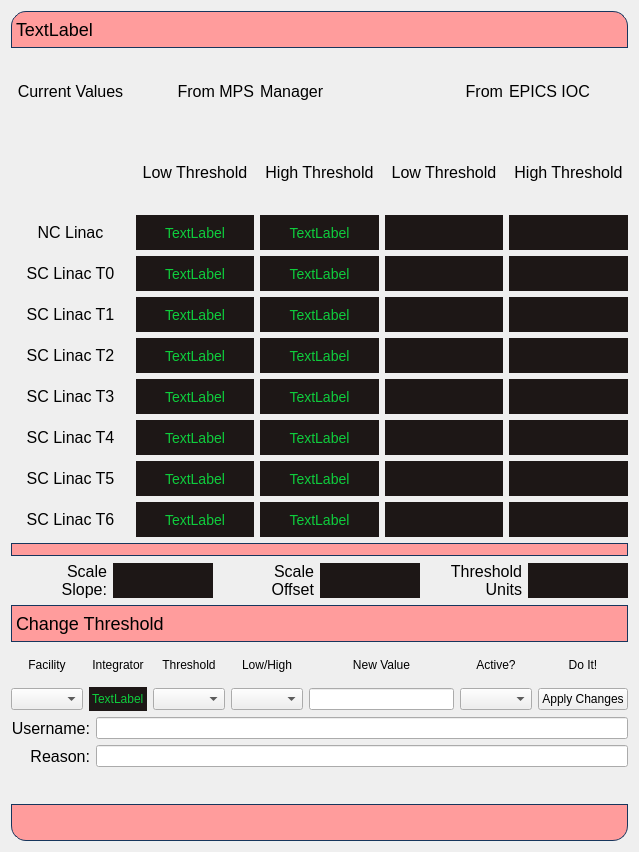
<?xml version="1.0" encoding="UTF-8"?>
<ui version="4.0">
 <class>Form</class>
 <widget class="QWidget" name="Form">
  <property name="geometry">
   <rect>
    <x>0</x>
    <y>0</y>
    <width>639</width>
    <height>852</height>
   </rect>
  </property>
  <property name="windowTitle">
   <string>Form</string>
  </property>
  <layout class="QGridLayout" name="gridLayout_2">
   <item row="0" column="0">
    <widget class="QLabel" name="DeviceName">
     <property name="styleSheet">
      <string notr="true">QLabel {
    qproperty-alignment: AlignCenter;
    border: 1px solid #FF17365D;
    border-top-left-radius: 15px;
    border-top-right-radius: 15px;
    background-color: #FF9C9C;
    padding: 5px 0px;
    color: rgb(0, 0, 0);
    max-height: 25px;
    font-size: 18px;
}</string>
     </property>
     <property name="text">
      <string>TextLabel</string>
     </property>
    </widget>
   </item>
   <item row="7" column="0">
    <layout class="QGridLayout" name="gridLayout_4">
     <item row="0" column="0">
      <widget class="QLabel" name="label_13">
       <property name="font">
        <font>
         <pointsize>12</pointsize>
        </font>
       </property>
       <property name="text">
        <string>Username:</string>
       </property>
       <property name="alignment">
        <set>Qt::AlignRight|Qt::AlignTrailing|Qt::AlignVCenter</set>
       </property>
      </widget>
     </item>
     <item row="0" column="1">
      <widget class="QLineEdit" name="ch_name"/>
     </item>
     <item row="1" column="0">
      <widget class="QLabel" name="label_21">
       <property name="font">
        <font>
         <pointsize>12</pointsize>
        </font>
       </property>
       <property name="text">
        <string>Reason:</string>
       </property>
       <property name="alignment">
        <set>Qt::AlignRight|Qt::AlignTrailing|Qt::AlignVCenter</set>
       </property>
      </widget>
     </item>
     <item row="1" column="1">
      <widget class="QLineEdit" name="ch_reason"/>
     </item>
    </layout>
   </item>
   <item row="9" column="0">
    <widget class="QLabel" name="label_22">
     <property name="styleSheet">
      <string notr="true">QLabel {
    qproperty-alignment: AlignCenter;
    border: 1px solid #FF17365D;
    border-bottom-left-radius: 15px;
    border-bottom-right-radius: 15px;
    background-color: #FF9C9C;
    padding: 5px 0px;
    color: rgb(0, 0, 0);
    max-height: 25px;
    font-size: 18px;
}</string>
     </property>
     <property name="text">
      <string/>
     </property>
    </widget>
   </item>
   <item row="6" column="0">
    <layout class="QGridLayout" name="gridLayout_3">
     <item row="1" column="1">
      <widget class="QLabel" name="ch_int">
       <property name="styleSheet">
        <string notr="true">QLabel {
    qproperty-alignment: AlignCenter;
    background-color: #1D1716;
    padding: 5px 0px;
    color:#0ECD3C;
    max-height: 25px;
    font-size: 12px;
}</string>
       </property>
       <property name="text">
        <string>TextLabel</string>
       </property>
      </widget>
     </item>
     <item row="1" column="5">
      <widget class="QComboBox" name="ch_active"/>
     </item>
     <item row="1" column="2">
      <widget class="QComboBox" name="ch_thresh"/>
     </item>
     <item row="1" column="6">
      <widget class="QPushButton" name="ch_doit">
       <property name="text">
        <string>Apply Changes</string>
       </property>
      </widget>
     </item>
     <item row="0" column="0">
      <widget class="QLabel" name="label_14">
       <property name="styleSheet">
        <string notr="true">QLabel {
    qproperty-alignment: AlignCenter;
    padding: 5px 0px;
    max-height: 25px;
    font-size: 12px;
}</string>
       </property>
       <property name="text">
        <string>Facility</string>
       </property>
       <property name="alignment">
        <set>Qt::AlignCenter</set>
       </property>
      </widget>
     </item>
     <item row="0" column="1">
      <widget class="QLabel" name="label_15">
       <property name="styleSheet">
        <string notr="true">QLabel {
    qproperty-alignment: AlignCenter;
    padding: 5px 0px;
    max-height: 25px;
    font-size: 12px;
}</string>
       </property>
       <property name="text">
        <string>Integrator</string>
       </property>
       <property name="alignment">
        <set>Qt::AlignCenter</set>
       </property>
      </widget>
     </item>
     <item row="1" column="4">
      <widget class="QLineEdit" name="ch_newValue"/>
     </item>
     <item row="1" column="3">
      <widget class="QComboBox" name="ch_lohi"/>
     </item>
     <item row="1" column="0">
      <widget class="QComboBox" name="ch_accl">
       <property name="editable">
        <bool>false</bool>
       </property>
      </widget>
     </item>
     <item row="0" column="2">
      <widget class="QLabel" name="label_16">
       <property name="styleSheet">
        <string notr="true">QLabel {
    qproperty-alignment: AlignCenter;
    padding: 5px 0px;
    max-height: 25px;
    font-size: 12px;
}</string>
       </property>
       <property name="text">
        <string>Threshold</string>
       </property>
       <property name="alignment">
        <set>Qt::AlignCenter</set>
       </property>
      </widget>
     </item>
     <item row="0" column="3">
      <widget class="QLabel" name="label_17">
       <property name="styleSheet">
        <string notr="true">QLabel {
    qproperty-alignment: AlignCenter;
    padding: 5px 0px;
    max-height: 25px;
    font-size: 12px;
}</string>
       </property>
       <property name="text">
        <string>Low/High</string>
       </property>
       <property name="alignment">
        <set>Qt::AlignCenter</set>
       </property>
      </widget>
     </item>
     <item row="0" column="4">
      <widget class="QLabel" name="label_18">
       <property name="styleSheet">
        <string notr="true">QLabel {
    qproperty-alignment: AlignCenter;
    padding: 5px 0px;
    max-height: 25px;
    font-size: 12px;
}</string>
       </property>
       <property name="text">
        <string>New Value</string>
       </property>
       <property name="alignment">
        <set>Qt::AlignCenter</set>
       </property>
      </widget>
     </item>
     <item row="0" column="5">
      <widget class="QLabel" name="label_19">
       <property name="styleSheet">
        <string notr="true">QLabel {
    qproperty-alignment: AlignCenter;
    padding: 5px 0px;
    max-height: 25px;
    font-size: 12px;
}</string>
       </property>
       <property name="text">
        <string>Active?</string>
       </property>
       <property name="alignment">
        <set>Qt::AlignCenter</set>
       </property>
      </widget>
     </item>
     <item row="0" column="6">
      <widget class="QLabel" name="label_20">
       <property name="styleSheet">
        <string notr="true">QLabel {
    qproperty-alignment: AlignCenter;
    padding: 5px 0px;
    max-height: 25px;
    font-size: 12px;
}</string>
       </property>
       <property name="text">
        <string>Do It!</string>
       </property>
       <property name="alignment">
        <set>Qt::AlignCenter</set>
       </property>
      </widget>
     </item>
    </layout>
   </item>
   <item row="5" column="0">
    <widget class="QLabel" name="label_12">
     <property name="styleSheet">
      <string notr="true">QLabel {
    qproperty-alignment: AlignCenter;
    border: 1px solid #FF17365D;
    background-color: #FF9C9C;
    padding: 5px 0px;
    color: rgb(0, 0, 0);
    max-height: 25px;
    font-size: 18px;
}</string>
     </property>
     <property name="text">
      <string>Change Threshold</string>
     </property>
    </widget>
   </item>
   <item row="8" column="0">
    <widget class="QLabel" name="output_text">
     <property name="maximumSize">
      <size>
       <width>16777215</width>
       <height>25</height>
      </size>
     </property>
     <property name="font">
      <font>
       <pointsize>12</pointsize>
      </font>
     </property>
     <property name="text">
      <string/>
     </property>
     <property name="alignment">
      <set>Qt::AlignCenter</set>
     </property>
    </widget>
   </item>
   <item row="2" column="0">
    <layout class="QGridLayout" name="gridLayout">
     <item row="2" column="1">
      <widget class="QLabel" name="label_23">
       <property name="font">
        <font>
         <pointsize>12</pointsize>
        </font>
       </property>
       <property name="text">
        <string>Low Threshold</string>
       </property>
       <property name="alignment">
        <set>Qt::AlignCenter</set>
       </property>
      </widget>
     </item>
     <item row="1" column="0">
      <widget class="QLabel" name="label">
       <property name="font">
        <font>
         <pointsize>12</pointsize>
        </font>
       </property>
       <property name="text">
        <string>Current Values</string>
       </property>
       <property name="alignment">
        <set>Qt::AlignCenter</set>
       </property>
      </widget>
     </item>
     <item row="4" column="0">
      <widget class="QLabel" name="label_3">
       <property name="font">
        <font>
         <pointsize>12</pointsize>
        </font>
       </property>
       <property name="text">
        <string>SC Linac T0</string>
       </property>
       <property name="alignment">
        <set>Qt::AlignCenter</set>
       </property>
      </widget>
     </item>
     <item row="3" column="1">
      <widget class="QLabel" name="lc1Lo">
       <property name="font">
        <font>
         <pointsize>-1</pointsize>
        </font>
       </property>
       <property name="styleSheet">
        <string notr="true">QLabel {
    qproperty-alignment: AlignCenter;
    background-color: #1D1716;
    padding: 5px 0px;
    color:#0ECD3C;
    max-height: 25px;
    font-size: 14px;
}</string>
       </property>
       <property name="text">
        <string>TextLabel</string>
       </property>
       <property name="alignment">
        <set>Qt::AlignCenter</set>
       </property>
      </widget>
     </item>
     <item row="3" column="0">
      <widget class="QLabel" name="label_2">
       <property name="font">
        <font>
         <pointsize>12</pointsize>
        </font>
       </property>
       <property name="text">
        <string>NC Linac</string>
       </property>
       <property name="alignment">
        <set>Qt::AlignCenter</set>
       </property>
      </widget>
     </item>
     <item row="6" column="0">
      <widget class="QLabel" name="label_5">
       <property name="font">
        <font>
         <pointsize>12</pointsize>
        </font>
       </property>
       <property name="text">
        <string>SC Linac T2</string>
       </property>
       <property name="alignment">
        <set>Qt::AlignCenter</set>
       </property>
      </widget>
     </item>
     <item row="8" column="0">
      <widget class="QLabel" name="label_7">
       <property name="font">
        <font>
         <pointsize>12</pointsize>
        </font>
       </property>
       <property name="text">
        <string>SC Linac T4</string>
       </property>
       <property name="alignment">
        <set>Qt::AlignCenter</set>
       </property>
      </widget>
     </item>
     <item row="7" column="0">
      <widget class="QLabel" name="label_6">
       <property name="font">
        <font>
         <pointsize>12</pointsize>
        </font>
       </property>
       <property name="text">
        <string>SC Linac T3</string>
       </property>
       <property name="alignment">
        <set>Qt::AlignCenter</set>
       </property>
      </widget>
     </item>
     <item row="9" column="0">
      <widget class="QLabel" name="label_8">
       <property name="font">
        <font>
         <pointsize>12</pointsize>
        </font>
       </property>
       <property name="text">
        <string>SC Linac T5</string>
       </property>
       <property name="alignment">
        <set>Qt::AlignCenter</set>
       </property>
      </widget>
     </item>
     <item row="10" column="0">
      <widget class="QLabel" name="label_9">
       <property name="font">
        <font>
         <pointsize>12</pointsize>
        </font>
       </property>
       <property name="text">
        <string>SC Linac T6</string>
       </property>
       <property name="alignment">
        <set>Qt::AlignCenter</set>
       </property>
      </widget>
     </item>
     <item row="3" column="2">
      <widget class="QLabel" name="lc1Hi">
       <property name="font">
        <font>
         <pointsize>-1</pointsize>
        </font>
       </property>
       <property name="styleSheet">
        <string notr="true">QLabel {
    qproperty-alignment: AlignCenter;
    background-color: #1D1716;
    padding: 5px 0px;
    color:#0ECD3C;
    max-height: 25px;
    font-size: 14px;
}</string>
       </property>
       <property name="text">
        <string>TextLabel</string>
       </property>
       <property name="alignment">
        <set>Qt::AlignCenter</set>
       </property>
      </widget>
     </item>
     <item row="4" column="1">
      <widget class="QLabel" name="lc2_t0_lo">
       <property name="font">
        <font>
         <pointsize>-1</pointsize>
        </font>
       </property>
       <property name="styleSheet">
        <string notr="true">QLabel {
    qproperty-alignment: AlignCenter;
    background-color: #1D1716;
    padding: 5px 0px;
    color:#0ECD3C;
    max-height: 25px;
    font-size: 14px;
}</string>
       </property>
       <property name="text">
        <string>TextLabel</string>
       </property>
       <property name="alignment">
        <set>Qt::AlignCenter</set>
       </property>
      </widget>
     </item>
     <item row="5" column="1">
      <widget class="QLabel" name="lc2_t1_lo">
       <property name="font">
        <font>
         <pointsize>-1</pointsize>
        </font>
       </property>
       <property name="styleSheet">
        <string notr="true">QLabel {
    qproperty-alignment: AlignCenter;
    background-color: #1D1716;
    padding: 5px 0px;
    color:#0ECD3C;
    max-height: 25px;
    font-size: 14px;
}</string>
       </property>
       <property name="text">
        <string>TextLabel</string>
       </property>
       <property name="alignment">
        <set>Qt::AlignCenter</set>
       </property>
      </widget>
     </item>
     <item row="6" column="1">
      <widget class="QLabel" name="lc2_t2_lo">
       <property name="font">
        <font>
         <pointsize>-1</pointsize>
        </font>
       </property>
       <property name="styleSheet">
        <string notr="true">QLabel {
    qproperty-alignment: AlignCenter;
    background-color: #1D1716;
    padding: 5px 0px;
    color:#0ECD3C;
    max-height: 25px;
    font-size: 14px;
}</string>
       </property>
       <property name="text">
        <string>TextLabel</string>
       </property>
       <property name="alignment">
        <set>Qt::AlignCenter</set>
       </property>
      </widget>
     </item>
     <item row="7" column="1">
      <widget class="QLabel" name="lc2_t3_lo">
       <property name="font">
        <font>
         <pointsize>-1</pointsize>
        </font>
       </property>
       <property name="styleSheet">
        <string notr="true">QLabel {
    qproperty-alignment: AlignCenter;
    background-color: #1D1716;
    padding: 5px 0px;
    color:#0ECD3C;
    max-height: 25px;
    font-size: 14px;
}</string>
       </property>
       <property name="text">
        <string>TextLabel</string>
       </property>
       <property name="alignment">
        <set>Qt::AlignCenter</set>
       </property>
      </widget>
     </item>
     <item row="8" column="1">
      <widget class="QLabel" name="lc2_t4_lo">
       <property name="font">
        <font>
         <pointsize>-1</pointsize>
        </font>
       </property>
       <property name="styleSheet">
        <string notr="true">QLabel {
    qproperty-alignment: AlignCenter;
    background-color: #1D1716;
    padding: 5px 0px;
    color:#0ECD3C;
    max-height: 25px;
    font-size: 14px;
}</string>
       </property>
       <property name="text">
        <string>TextLabel</string>
       </property>
       <property name="alignment">
        <set>Qt::AlignCenter</set>
       </property>
      </widget>
     </item>
     <item row="9" column="1">
      <widget class="QLabel" name="lc2_t5_lo">
       <property name="font">
        <font>
         <pointsize>-1</pointsize>
        </font>
       </property>
       <property name="styleSheet">
        <string notr="true">QLabel {
    qproperty-alignment: AlignCenter;
    background-color: #1D1716;
    padding: 5px 0px;
    color:#0ECD3C;
    max-height: 25px;
    font-size: 14px;
}</string>
       </property>
       <property name="text">
        <string>TextLabel</string>
       </property>
       <property name="alignment">
        <set>Qt::AlignCenter</set>
       </property>
      </widget>
     </item>
     <item row="10" column="1">
      <widget class="QLabel" name="lc2_t6_lo">
       <property name="font">
        <font>
         <pointsize>-1</pointsize>
        </font>
       </property>
       <property name="styleSheet">
        <string notr="true">QLabel {
    qproperty-alignment: AlignCenter;
    background-color: #1D1716;
    padding: 5px 0px;
    color:#0ECD3C;
    max-height: 25px;
    font-size: 14px;
}</string>
       </property>
       <property name="text">
        <string>TextLabel</string>
       </property>
       <property name="alignment">
        <set>Qt::AlignCenter</set>
       </property>
      </widget>
     </item>
     <item row="4" column="2">
      <widget class="QLabel" name="lc2_t0_hi">
       <property name="font">
        <font>
         <pointsize>-1</pointsize>
        </font>
       </property>
       <property name="styleSheet">
        <string notr="true">QLabel {
    qproperty-alignment: AlignCenter;
    background-color: #1D1716;
    padding: 5px 0px;
    color:#0ECD3C;
    max-height: 25px;
    font-size: 14px;
}</string>
       </property>
       <property name="text">
        <string>TextLabel</string>
       </property>
       <property name="alignment">
        <set>Qt::AlignCenter</set>
       </property>
      </widget>
     </item>
     <item row="5" column="2">
      <widget class="QLabel" name="lc2_t1_hi">
       <property name="font">
        <font>
         <pointsize>-1</pointsize>
        </font>
       </property>
       <property name="styleSheet">
        <string notr="true">QLabel {
    qproperty-alignment: AlignCenter;
    background-color: #1D1716;
    padding: 5px 0px;
    color:#0ECD3C;
    max-height: 25px;
    font-size: 14px;
}</string>
       </property>
       <property name="text">
        <string>TextLabel</string>
       </property>
       <property name="alignment">
        <set>Qt::AlignCenter</set>
       </property>
      </widget>
     </item>
     <item row="6" column="2">
      <widget class="QLabel" name="lc2_t2_hi">
       <property name="font">
        <font>
         <pointsize>-1</pointsize>
        </font>
       </property>
       <property name="styleSheet">
        <string notr="true">QLabel {
    qproperty-alignment: AlignCenter;
    background-color: #1D1716;
    padding: 5px 0px;
    color:#0ECD3C;
    max-height: 25px;
    font-size: 14px;
}</string>
       </property>
       <property name="text">
        <string>TextLabel</string>
       </property>
       <property name="alignment">
        <set>Qt::AlignCenter</set>
       </property>
      </widget>
     </item>
     <item row="5" column="0">
      <widget class="QLabel" name="label_4">
       <property name="font">
        <font>
         <pointsize>12</pointsize>
        </font>
       </property>
       <property name="text">
        <string>SC Linac T1</string>
       </property>
       <property name="alignment">
        <set>Qt::AlignCenter</set>
       </property>
      </widget>
     </item>
     <item row="2" column="2">
      <widget class="QLabel" name="label_24">
       <property name="font">
        <font>
         <pointsize>12</pointsize>
        </font>
       </property>
       <property name="text">
        <string>High Threshold</string>
       </property>
       <property name="alignment">
        <set>Qt::AlignCenter</set>
       </property>
      </widget>
     </item>
     <item row="2" column="3">
      <widget class="QLabel" name="label_25">
       <property name="font">
        <font>
         <pointsize>12</pointsize>
        </font>
       </property>
       <property name="text">
        <string>Low Threshold</string>
       </property>
       <property name="alignment">
        <set>Qt::AlignCenter</set>
       </property>
      </widget>
     </item>
     <item row="7" column="2">
      <widget class="QLabel" name="lc2_t3_hi">
       <property name="font">
        <font>
         <pointsize>-1</pointsize>
        </font>
       </property>
       <property name="styleSheet">
        <string notr="true">QLabel {
    qproperty-alignment: AlignCenter;
    background-color: #1D1716;
    padding: 5px 0px;
    color:#0ECD3C;
    max-height: 25px;
    font-size: 14px;
}</string>
       </property>
       <property name="text">
        <string>TextLabel</string>
       </property>
       <property name="alignment">
        <set>Qt::AlignCenter</set>
       </property>
      </widget>
     </item>
     <item row="8" column="2">
      <widget class="QLabel" name="lc2_t4_hi">
       <property name="font">
        <font>
         <pointsize>-1</pointsize>
        </font>
       </property>
       <property name="styleSheet">
        <string notr="true">QLabel {
    qproperty-alignment: AlignCenter;
    background-color: #1D1716;
    padding: 5px 0px;
    color:#0ECD3C;
    max-height: 25px;
    font-size: 14px;
}</string>
       </property>
       <property name="text">
        <string>TextLabel</string>
       </property>
       <property name="alignment">
        <set>Qt::AlignCenter</set>
       </property>
      </widget>
     </item>
     <item row="9" column="2">
      <widget class="QLabel" name="lc2_t5_hi">
       <property name="font">
        <font>
         <pointsize>-1</pointsize>
        </font>
       </property>
       <property name="styleSheet">
        <string notr="true">QLabel {
    qproperty-alignment: AlignCenter;
    background-color: #1D1716;
    padding: 5px 0px;
    color:#0ECD3C;
    max-height: 25px;
    font-size: 14px;
}</string>
       </property>
       <property name="text">
        <string>TextLabel</string>
       </property>
       <property name="alignment">
        <set>Qt::AlignCenter</set>
       </property>
      </widget>
     </item>
     <item row="10" column="2">
      <widget class="QLabel" name="lc2_t6_hi">
       <property name="font">
        <font>
         <pointsize>-1</pointsize>
        </font>
       </property>
       <property name="styleSheet">
        <string notr="true">QLabel {
    qproperty-alignment: AlignCenter;
    background-color: #1D1716;
    padding: 5px 0px;
    color:#0ECD3C;
    max-height: 25px;
    font-size: 14px;
}</string>
       </property>
       <property name="text">
        <string>TextLabel</string>
       </property>
       <property name="alignment">
        <set>Qt::AlignCenter</set>
       </property>
      </widget>
     </item>
     <item row="2" column="4">
      <widget class="QLabel" name="label_26">
       <property name="font">
        <font>
         <pointsize>12</pointsize>
        </font>
       </property>
       <property name="text">
        <string>High Threshold</string>
       </property>
       <property name="alignment">
        <set>Qt::AlignCenter</set>
       </property>
      </widget>
     </item>
     <item row="1" column="1">
      <widget class="QLabel" name="label_10">
       <property name="font">
        <font>
         <pointsize>12</pointsize>
        </font>
       </property>
       <property name="text">
        <string>From MPS</string>
       </property>
       <property name="alignment">
        <set>Qt::AlignRight|Qt::AlignTrailing|Qt::AlignVCenter</set>
       </property>
      </widget>
     </item>
     <item row="1" column="2">
      <widget class="QLabel" name="label_11">
       <property name="font">
        <font>
         <pointsize>12</pointsize>
        </font>
       </property>
       <property name="text">
        <string>Manager</string>
       </property>
      </widget>
     </item>
     <item row="1" column="3">
      <widget class="QLabel" name="label_27">
       <property name="font">
        <font>
         <pointsize>12</pointsize>
        </font>
       </property>
       <property name="text">
        <string>From</string>
       </property>
       <property name="alignment">
        <set>Qt::AlignRight|Qt::AlignTrailing|Qt::AlignVCenter</set>
       </property>
      </widget>
     </item>
     <item row="1" column="4">
      <widget class="QLabel" name="label_28">
       <property name="font">
        <font>
         <pointsize>12</pointsize>
        </font>
       </property>
       <property name="text">
        <string>EPICS IOC</string>
       </property>
      </widget>
     </item>
     <item row="3" column="3">
      <widget class="PyDMLabel" name="PyDMLabel">
       <property name="toolTip">
        <string/>
       </property>
       <property name="styleSheet">
        <string notr="true">QLabel {
    qproperty-alignment: AlignCenter;
    background-color: #1D1716;
    padding: 5px 0px;
    color:#0ECD3C;
    max-height: 25px;
    font-size: 14px;
}</string>
       </property>
       <property name="text">
        <string/>
       </property>
       <property name="alignment">
        <set>Qt::AlignCenter</set>
       </property>
       <property name="rules" stdset="0">
        <string>[{&quot;channels&quot;: [{&quot;trigger&quot;: true, &quot;channel&quot;: &quot;ca://${P}:I${INT}_T0_LC1_L_EN_RBV&quot;}, {&quot;trigger&quot;: true, &quot;channel&quot;: &quot;ca://${P}:I${INT}_T0_LC1_L_RBV&quot;}], &quot;property&quot;: &quot;Text&quot;, &quot;expression&quot;: &quot;str(ch[1]) if ch[0]==1 else \&quot;Disabled\&quot;&quot;, &quot;name&quot;: &quot;Display Text&quot;}]</string>
       </property>
       <property name="precision" stdset="0">
        <number>0</number>
       </property>
       <property name="showUnits" stdset="0">
        <bool>true</bool>
       </property>
       <property name="precisionFromPV" stdset="0">
        <bool>true</bool>
       </property>
       <property name="channel" stdset="0">
        <string>ca://${P}:I${INT}_T0_LC1_L_RBV</string>
       </property>
      </widget>
     </item>
     <item row="3" column="4">
      <widget class="PyDMLabel" name="PyDMLabel_3">
       <property name="toolTip">
        <string/>
       </property>
       <property name="styleSheet">
        <string notr="true">QLabel {
    qproperty-alignment: AlignCenter;
    background-color: #1D1716;
    padding: 5px 0px;
    color:#0ECD3C;
    max-height: 25px;
    font-size: 14px;
}</string>
       </property>
       <property name="text">
        <string/>
       </property>
       <property name="rules" stdset="0">
        <string>[{&quot;channels&quot;: [{&quot;trigger&quot;: true, &quot;channel&quot;: &quot;ca://${P}:I${INT}_T0_LC1_H_EN_RBV\n\n&quot;}, {&quot;trigger&quot;: true, &quot;channel&quot;: &quot;ca://${P}:I${INT}_T0_LC1_H_RBV\n\n&quot;}], &quot;property&quot;: &quot;Text&quot;, &quot;expression&quot;: &quot;str(ch[1]) if ch[0]==1 else \&quot;Disabled\&quot;&quot;, &quot;name&quot;: &quot;New Rule&quot;}]</string>
       </property>
       <property name="channel" stdset="0">
        <string>ca://${P}:I${INT}_T0_LC1_H_RBV</string>
       </property>
      </widget>
     </item>
     <item row="4" column="3">
      <widget class="PyDMLabel" name="PyDMLabel_4">
       <property name="toolTip">
        <string/>
       </property>
       <property name="styleSheet">
        <string notr="true">QLabel {
    qproperty-alignment: AlignCenter;
    background-color: #1D1716;
    padding: 5px 0px;
    color:#0ECD3C;
    max-height: 25px;
    font-size: 14px;
}</string>
       </property>
       <property name="text">
        <string/>
       </property>
       <property name="rules" stdset="0">
        <string>[{&quot;channels&quot;: [{&quot;trigger&quot;: true, &quot;channel&quot;: &quot;ca://${P}:I${INT}_T0_L_EN_RBV\n\n&quot;}, {&quot;trigger&quot;: true, &quot;channel&quot;: &quot;ca://${P}:I${INT}_T0_L_RBV &quot;}], &quot;property&quot;: &quot;Text&quot;, &quot;expression&quot;: &quot;str(ch[1]) if ch[0]==1 else \&quot;Disabled\&quot;&quot;, &quot;name&quot;: &quot;New Rule&quot;}]</string>
       </property>
      </widget>
     </item>
     <item row="4" column="4">
      <widget class="PyDMLabel" name="PyDMLabel_5">
       <property name="toolTip">
        <string/>
       </property>
       <property name="styleSheet">
        <string notr="true">QLabel {
    qproperty-alignment: AlignCenter;
    background-color: #1D1716;
    padding: 5px 0px;
    color:#0ECD3C;
    max-height: 25px;
    font-size: 14px;
}</string>
       </property>
       <property name="text">
        <string/>
       </property>
       <property name="rules" stdset="0">
        <string>[{&quot;channels&quot;: [{&quot;trigger&quot;: true, &quot;channel&quot;: &quot;ca://${P}:I${INT}_T0_H_EN_RBV&quot;}, {&quot;trigger&quot;: false, &quot;channel&quot;: &quot;ca://${P}:I${INT}_T0_H_RBV&quot;}], &quot;property&quot;: &quot;Text&quot;, &quot;expression&quot;: &quot;str(ch[1]) if ch[0]==1 else \&quot;Disabled\&quot;&quot;, &quot;name&quot;: &quot;New Rule&quot;}]</string>
       </property>
      </widget>
     </item>
     <item row="5" column="3">
      <widget class="PyDMLabel" name="PyDMLabel_6">
       <property name="toolTip">
        <string/>
       </property>
       <property name="styleSheet">
        <string notr="true">QLabel {
    qproperty-alignment: AlignCenter;
    background-color: #1D1716;
    padding: 5px 0px;
    color:#0ECD3C;
    max-height: 25px;
    font-size: 14px;
}</string>
       </property>
       <property name="text">
        <string/>
       </property>
       <property name="rules" stdset="0">
        <string>[{&quot;channels&quot;: [{&quot;trigger&quot;: true, &quot;channel&quot;: &quot;ca://${P}:I${INT}_T1_L_EN_RBV&quot;}, {&quot;trigger&quot;: true, &quot;channel&quot;: &quot;ca://${P}:I${INT}_T1_L_RBV&quot;}], &quot;property&quot;: &quot;Text&quot;, &quot;expression&quot;: &quot;str(ch[1]) if ch[0]==1 else \&quot;Disabled\&quot;&quot;, &quot;name&quot;: &quot;New Rule&quot;}]</string>
       </property>
      </widget>
     </item>
     <item row="5" column="4">
      <widget class="PyDMLabel" name="PyDMLabel_7">
       <property name="toolTip">
        <string/>
       </property>
       <property name="styleSheet">
        <string notr="true">QLabel {
    qproperty-alignment: AlignCenter;
    background-color: #1D1716;
    padding: 5px 0px;
    color:#0ECD3C;
    max-height: 25px;
    font-size: 14px;
}</string>
       </property>
       <property name="text">
        <string/>
       </property>
       <property name="rules" stdset="0">
        <string>[{&quot;channels&quot;: [{&quot;trigger&quot;: true, &quot;channel&quot;: &quot;ca://${P}:I${INT}_T1_H_EN_RBV&quot;}, {&quot;trigger&quot;: false, &quot;channel&quot;: &quot;ca://${P}:I${INT}_T1_H_RBV&quot;}], &quot;property&quot;: &quot;Text&quot;, &quot;expression&quot;: &quot;str(ch[1]) if ch[0]==1 else \&quot;Disabled\&quot;&quot;, &quot;name&quot;: &quot;New Rule&quot;}]</string>
       </property>
      </widget>
     </item>
     <item row="6" column="3">
      <widget class="PyDMLabel" name="PyDMLabel_8">
       <property name="toolTip">
        <string/>
       </property>
       <property name="styleSheet">
        <string notr="true">QLabel {
    qproperty-alignment: AlignCenter;
    background-color: #1D1716;
    padding: 5px 0px;
    color:#0ECD3C;
    max-height: 25px;
    font-size: 14px;
}</string>
       </property>
       <property name="text">
        <string/>
       </property>
       <property name="rules" stdset="0">
        <string>[{&quot;channels&quot;: [{&quot;trigger&quot;: true, &quot;channel&quot;: &quot;ca://${P}:I${INT}_T2_L_EN_RBV&quot;}, {&quot;trigger&quot;: true, &quot;channel&quot;: &quot;ca://${P}:I${INT}_T2_L_RBV&quot;}], &quot;property&quot;: &quot;Text&quot;, &quot;expression&quot;: &quot;str(ch[1]) if ch[0]==1 else \&quot;Disabled\&quot;&quot;, &quot;name&quot;: &quot;New Rule&quot;}]</string>
       </property>
      </widget>
     </item>
     <item row="6" column="4">
      <widget class="PyDMLabel" name="PyDMLabel_9">
       <property name="toolTip">
        <string/>
       </property>
       <property name="styleSheet">
        <string notr="true">QLabel {
    qproperty-alignment: AlignCenter;
    background-color: #1D1716;
    padding: 5px 0px;
    color:#0ECD3C;
    max-height: 25px;
    font-size: 14px;
}</string>
       </property>
       <property name="text">
        <string/>
       </property>
       <property name="rules" stdset="0">
        <string>[{&quot;channels&quot;: [{&quot;trigger&quot;: true, &quot;channel&quot;: &quot;ca://${P}:I${INT}_T2_H_EN_RBV&quot;}, {&quot;trigger&quot;: true, &quot;channel&quot;: &quot;ca://${P}:I${INT}_T2_H_RBV&quot;}], &quot;property&quot;: &quot;Text&quot;, &quot;expression&quot;: &quot;str(ch[1]) if ch[0]==1 else \&quot;Disabled\&quot;&quot;, &quot;name&quot;: &quot;New Rule&quot;}]</string>
       </property>
      </widget>
     </item>
     <item row="7" column="3">
      <widget class="PyDMLabel" name="PyDMLabel_10">
       <property name="toolTip">
        <string/>
       </property>
       <property name="styleSheet">
        <string notr="true">QLabel {
    qproperty-alignment: AlignCenter;
    background-color: #1D1716;
    padding: 5px 0px;
    color:#0ECD3C;
    max-height: 25px;
    font-size: 14px;
}</string>
       </property>
       <property name="text">
        <string/>
       </property>
       <property name="rules" stdset="0">
        <string>[{&quot;channels&quot;: [{&quot;trigger&quot;: true, &quot;channel&quot;: &quot;ca://${P}:I${INT}_T3_L_EN_RBV&quot;}, {&quot;trigger&quot;: true, &quot;channel&quot;: &quot;ca://${P}:I${INT}_T3_L_RBV&quot;}], &quot;property&quot;: &quot;Text&quot;, &quot;expression&quot;: &quot;str(ch[1]) if ch[0]==1 else \&quot;Disabled\&quot;&quot;, &quot;name&quot;: &quot;New Rule&quot;}]</string>
       </property>
      </widget>
     </item>
     <item row="7" column="4">
      <widget class="PyDMLabel" name="PyDMLabel_11">
       <property name="toolTip">
        <string/>
       </property>
       <property name="styleSheet">
        <string notr="true">QLabel {
    qproperty-alignment: AlignCenter;
    background-color: #1D1716;
    padding: 5px 0px;
    color:#0ECD3C;
    max-height: 25px;
    font-size: 14px;
}</string>
       </property>
       <property name="text">
        <string/>
       </property>
       <property name="rules" stdset="0">
        <string>[{&quot;channels&quot;: [{&quot;trigger&quot;: true, &quot;channel&quot;: &quot;ca://${P}:I${INT}_T3_H_EN_RBV&quot;}, {&quot;trigger&quot;: true, &quot;channel&quot;: &quot;ca://${P}:I${INT}_T3_H_RBV&quot;}], &quot;property&quot;: &quot;Text&quot;, &quot;expression&quot;: &quot;str(ch[1]) if ch[0]==1 else \&quot;Disabled\&quot;&quot;, &quot;name&quot;: &quot;New Rule&quot;}]</string>
       </property>
      </widget>
     </item>
     <item row="8" column="3">
      <widget class="PyDMLabel" name="PyDMLabel_12">
       <property name="toolTip">
        <string/>
       </property>
       <property name="styleSheet">
        <string notr="true">QLabel {
    qproperty-alignment: AlignCenter;
    background-color: #1D1716;
    padding: 5px 0px;
    color:#0ECD3C;
    max-height: 25px;
    font-size: 14px;
}</string>
       </property>
       <property name="text">
        <string/>
       </property>
       <property name="rules" stdset="0">
        <string>[{&quot;channels&quot;: [{&quot;trigger&quot;: true, &quot;channel&quot;: &quot;ca://${P}:I${INT}_T4_L_EN_RBV&quot;}, {&quot;trigger&quot;: true, &quot;channel&quot;: &quot;ca://${P}:I${INT}_T4_L_RBV&quot;}], &quot;property&quot;: &quot;Text&quot;, &quot;expression&quot;: &quot;str(ch[1]) if ch[0]==1 else \&quot;Disabled\&quot;&quot;, &quot;name&quot;: &quot;New Rule&quot;}]</string>
       </property>
      </widget>
     </item>
     <item row="8" column="4">
      <widget class="PyDMLabel" name="PyDMLabel_13">
       <property name="toolTip">
        <string/>
       </property>
       <property name="styleSheet">
        <string notr="true">QLabel {
    qproperty-alignment: AlignCenter;
    background-color: #1D1716;
    padding: 5px 0px;
    color:#0ECD3C;
    max-height: 25px;
    font-size: 14px;
}</string>
       </property>
       <property name="text">
        <string/>
       </property>
       <property name="rules" stdset="0">
        <string>[{&quot;channels&quot;: [{&quot;trigger&quot;: true, &quot;channel&quot;: &quot;ca://${P}:I${INT}_T4_H_EN_RBV&quot;}, {&quot;trigger&quot;: true, &quot;channel&quot;: &quot;ca://${P}:I${INT}_T4_H_RBV&quot;}], &quot;property&quot;: &quot;Text&quot;, &quot;expression&quot;: &quot;str(ch[1]) if ch[0]==1 else \&quot;Disabled\&quot;&quot;, &quot;name&quot;: &quot;New Rule&quot;}]</string>
       </property>
      </widget>
     </item>
     <item row="9" column="3">
      <widget class="PyDMLabel" name="PyDMLabel_14">
       <property name="toolTip">
        <string/>
       </property>
       <property name="styleSheet">
        <string notr="true">QLabel {
    qproperty-alignment: AlignCenter;
    background-color: #1D1716;
    padding: 5px 0px;
    color:#0ECD3C;
    max-height: 25px;
    font-size: 14px;
}</string>
       </property>
       <property name="text">
        <string/>
       </property>
       <property name="rules" stdset="0">
        <string>[{&quot;channels&quot;: [{&quot;trigger&quot;: true, &quot;channel&quot;: &quot;ca://${P}:I${INT}_T5_L_EN_RBV&quot;}, {&quot;trigger&quot;: true, &quot;channel&quot;: &quot;ca://${P}:I${INT}_T5_L_RBV&quot;}], &quot;property&quot;: &quot;Text&quot;, &quot;expression&quot;: &quot;str(ch[1]) if ch[0]==1 else \&quot;Disabled\&quot;&quot;, &quot;name&quot;: &quot;New Rule&quot;}]</string>
       </property>
      </widget>
     </item>
     <item row="9" column="4">
      <widget class="PyDMLabel" name="PyDMLabel_15">
       <property name="toolTip">
        <string/>
       </property>
       <property name="styleSheet">
        <string notr="true">QLabel {
    qproperty-alignment: AlignCenter;
    background-color: #1D1716;
    padding: 5px 0px;
    color:#0ECD3C;
    max-height: 25px;
    font-size: 14px;
}</string>
       </property>
       <property name="text">
        <string/>
       </property>
       <property name="rules" stdset="0">
        <string>[{&quot;channels&quot;: [{&quot;trigger&quot;: true, &quot;channel&quot;: &quot;ca://${P}:I${INT}_T5_H_EN_RBV&quot;}, {&quot;trigger&quot;: true, &quot;channel&quot;: &quot;ca://${P}:I${INT}_T5_H_RBV&quot;}], &quot;property&quot;: &quot;Text&quot;, &quot;expression&quot;: &quot;str(ch[1]) if ch[0]==1 else \&quot;Disabled\&quot;&quot;, &quot;name&quot;: &quot;New Rule&quot;}]</string>
       </property>
      </widget>
     </item>
     <item row="10" column="3">
      <widget class="PyDMLabel" name="PyDMLabel_16">
       <property name="toolTip">
        <string/>
       </property>
       <property name="styleSheet">
        <string notr="true">QLabel {
    qproperty-alignment: AlignCenter;
    background-color: #1D1716;
    padding: 5px 0px;
    color:#0ECD3C;
    max-height: 25px;
    font-size: 14px;
}</string>
       </property>
       <property name="text">
        <string/>
       </property>
       <property name="rules" stdset="0">
        <string>[{&quot;channels&quot;: [{&quot;trigger&quot;: true, &quot;channel&quot;: &quot;ca://${P}:I${INT}_T6_L_EN_RBV&quot;}, {&quot;trigger&quot;: true, &quot;channel&quot;: &quot;ca://${P}:I${INT}_T6_L_RBV&quot;}], &quot;property&quot;: &quot;Text&quot;, &quot;expression&quot;: &quot;str(ch[1]) if ch[0]==1 else \&quot;Disabled\&quot;&quot;, &quot;name&quot;: &quot;New Rule&quot;}]</string>
       </property>
      </widget>
     </item>
     <item row="10" column="4">
      <widget class="PyDMLabel" name="PyDMLabel_17">
       <property name="toolTip">
        <string/>
       </property>
       <property name="styleSheet">
        <string notr="true">QLabel {
    qproperty-alignment: AlignCenter;
    background-color: #1D1716;
    padding: 5px 0px;
    color:#0ECD3C;
    max-height: 25px;
    font-size: 14px;
}</string>
       </property>
       <property name="text">
        <string/>
       </property>
       <property name="rules" stdset="0">
        <string>[{&quot;channels&quot;: [{&quot;trigger&quot;: true, &quot;channel&quot;: &quot;ca://${P}:I${INT}_T6_H_EN_RBV&quot;}, {&quot;trigger&quot;: true, &quot;channel&quot;: &quot;ca://${P}:I${INT}_T6_H_RBV&quot;}], &quot;property&quot;: &quot;Text&quot;, &quot;expression&quot;: &quot;str(ch[1]) if ch[0]==1 else \&quot;Disabled\&quot;&quot;, &quot;name&quot;: &quot;New Rule&quot;}]</string>
       </property>
      </widget>
     </item>
    </layout>
   </item>
   <item row="4" column="0">
    <layout class="QHBoxLayout" name="horizontalLayout">
     <item>
      <widget class="QLabel" name="label_29">
       <property name="font">
        <font>
         <pointsize>12</pointsize>
        </font>
       </property>
       <property name="text">
        <string>Scale
Slope:</string>
       </property>
       <property name="alignment">
        <set>Qt::AlignRight|Qt::AlignTrailing|Qt::AlignVCenter</set>
       </property>
      </widget>
     </item>
     <item>
      <widget class="PyDMLabel" name="PyDMLabel_2">
       <property name="minimumSize">
        <size>
         <width>100</width>
         <height>0</height>
        </size>
       </property>
       <property name="toolTip">
        <string/>
       </property>
       <property name="styleSheet">
        <string notr="true">QLabel {
    qproperty-alignment: AlignCenter;
    background-color: #1D1716;
    padding: 5px 0px;
    color:#0ECD3C;
    max-height: 25px;
    font-size: 14px;
}</string>
       </property>
       <property name="text">
        <string/>
       </property>
       <property name="showUnits" stdset="0">
        <bool>true</bool>
       </property>
       <property name="channel" stdset="0">
        <string>${P}:I${INT}_SS_RBV</string>
       </property>
       <property name="displayFormat" stdset="0">
        <enum>PyDMLabel::Exponential</enum>
       </property>
      </widget>
     </item>
     <item>
      <widget class="QLabel" name="label_30">
       <property name="font">
        <font>
         <pointsize>12</pointsize>
        </font>
       </property>
       <property name="text">
        <string>Scale
Offset</string>
       </property>
       <property name="alignment">
        <set>Qt::AlignRight|Qt::AlignTrailing|Qt::AlignVCenter</set>
       </property>
      </widget>
     </item>
     <item>
      <widget class="PyDMLabel" name="PyDMLabel_18">
       <property name="minimumSize">
        <size>
         <width>100</width>
         <height>0</height>
        </size>
       </property>
       <property name="toolTip">
        <string/>
       </property>
       <property name="styleSheet">
        <string notr="true">QLabel {
    qproperty-alignment: AlignCenter;
    background-color: #1D1716;
    padding: 5px 0px;
    color:#0ECD3C;
    max-height: 25px;
    font-size: 14px;
}</string>
       </property>
       <property name="text">
        <string/>
       </property>
       <property name="showUnits" stdset="0">
        <bool>true</bool>
       </property>
       <property name="channel" stdset="0">
        <string>ca://${P}:${CH}_SO_RBV</string>
       </property>
      </widget>
     </item>
     <item>
      <widget class="QLabel" name="label_31">
       <property name="font">
        <font>
         <pointsize>12</pointsize>
        </font>
       </property>
       <property name="text">
        <string>Threshold
Units</string>
       </property>
       <property name="alignment">
        <set>Qt::AlignRight|Qt::AlignTrailing|Qt::AlignVCenter</set>
       </property>
      </widget>
     </item>
     <item>
      <widget class="PyDMLabel" name="PyDMLabel_19">
       <property name="minimumSize">
        <size>
         <width>100</width>
         <height>0</height>
        </size>
       </property>
       <property name="toolTip">
        <string/>
       </property>
       <property name="styleSheet">
        <string notr="true">QLabel {
    qproperty-alignment: AlignCenter;
    background-color: #1D1716;
    padding: 5px 0px;
    color:#0ECD3C;
    max-height: 25px;
    font-size: 14px;
}</string>
       </property>
       <property name="text">
        <string/>
       </property>
       <property name="channel" stdset="0">
        <string>ca://${P}:${CH}_T0_L_RBV.EGU</string>
       </property>
      </widget>
     </item>
    </layout>
   </item>
   <item row="3" column="0">
    <widget class="QLabel" name="label_32">
     <property name="styleSheet">
      <string notr="true">QLabel {
    qproperty-alignment: AlignCenter;
    border: 1px solid #FF17365D;
    background-color: #FF9C9C;
    padding: 5px 0px;
    color: rgb(0, 0, 0);
    max-height: 1px;
    font-size: 18px;
}</string>
     </property>
     <property name="text">
      <string/>
     </property>
    </widget>
   </item>
  </layout>
 </widget>
 <customwidgets>
  <customwidget>
   <class>PyDMLabel</class>
   <extends>QLabel</extends>
   <header>pydm.widgets.label</header>
  </customwidget>
 </customwidgets>
 <resources/>
 <connections/>
</ui>
